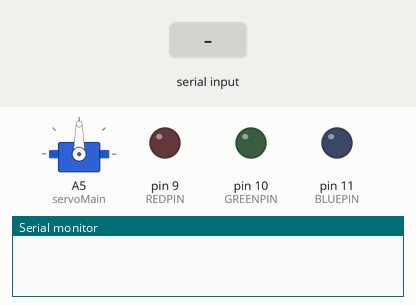
The sketch below on a simulated Arduino Uno, built with avr-gcc and run on an emulated ATmega328P. Shown: servo, output pins drawn as LEDs (lit = HIGH), the last lines printed to the serial monitor. The inputs (shaded band) are chosen by the test bench.

Above: at 1.2 s.
1.3 s: "0" received over Serial
3.8 s: "1" received over Serial
At 6.1 s:
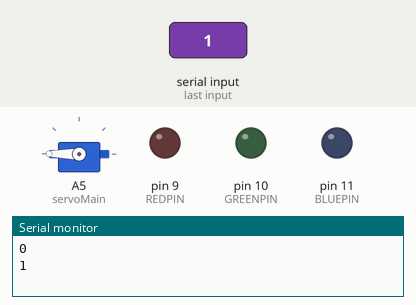
6.4 s: "2" received over Serial
At 7.2 s:
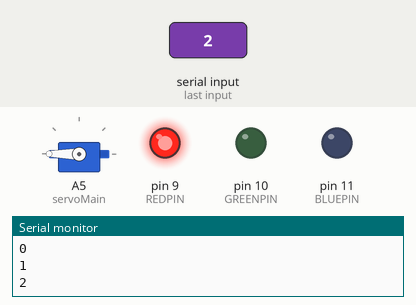
7.9 s: "3" received over Serial
At 8.3 s:
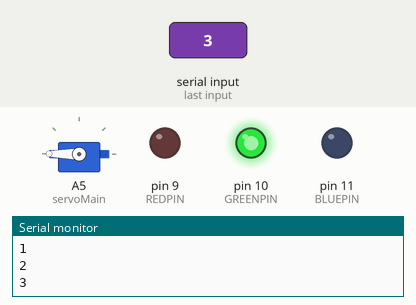
9.4 s: "5" received over Serial
At 9.95 s:
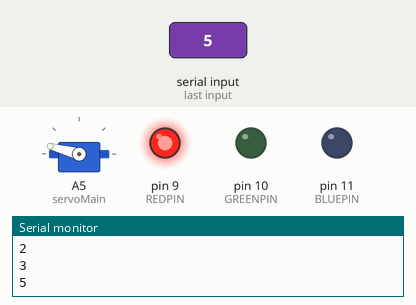
15.4 s: "4" received over Serial
At 15.67 s:
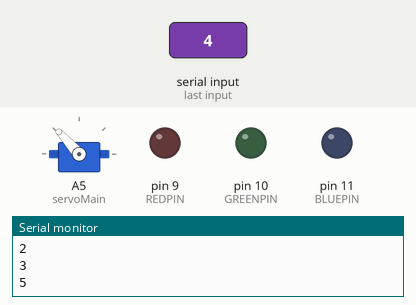
Timing chart, 0 to 18.8 s (numbered marks = the images above; inputs shaded):
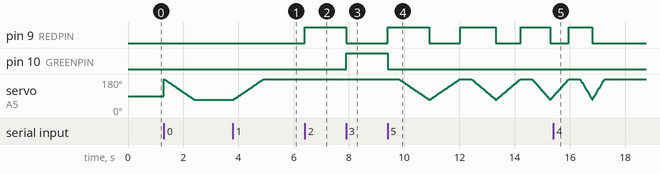

The sketch:

basicServo.ino
```cpp
/*
  Arduino Sketch to control servo using the motor sheild
  Author: Rushabh Mehta
*/
#include <Servo.h>
Servo servoMain;

#define REDPIN 9
#define GREENPIN 10
#define BLUEPIN 11
#define FADESPEED 5 // make this higher to slow down

void setup(){
   pinMode(REDPIN, OUTPUT);
    pinMode(GREENPIN, OUTPUT);
    pinMode(BLUEPIN, OUTPUT);
   servoMain.attach(A5);
   Serial.begin(9600);
}

void loop() {

  if (Serial.available()) {
    char ch = Serial.read();
    Serial.println(ch);
    if(ch == '0') {
      for(int i = 179; i >= 70; i--) {
        servoMain.write(i);
        delay(10);
      }
      // Turn Servo Left to 45 degrees
    } else if(ch == '1') {
      for(int i = 70; i <= 180; i++) {
        servoMain.write(i);
        delay(10);
      }
    } else if(ch == '2') {
      analogWrite(REDPIN, 255);
      analogWrite(GREENPIN, 0);
      analogWrite(BLUEPIN, 0);
    } else if(ch == '3') {
      analogWrite(REDPIN, 0);
      analogWrite(GREENPIN, 255);
      analogWrite(BLUEPIN, 0);
    } else if(ch == '4') {
      analogWrite(REDPIN, 0);
      analogWrite(GREENPIN, 0);
      analogWrite(BLUEPIN, 0);
    } else if(ch == '5') {
      for(int j = 3; j >= 0; j--) {
        analogWrite(REDPIN, 255);
        analogWrite(GREENPIN, 0);
        analogWrite(BLUEPIN, 0);
        delay(400);
        for(int i = 179; i >= 70; i--) {
          servoMain.write(i);
          delay(10 - (6 - j*2));
        }
        analogWrite(REDPIN, 0);
        analogWrite(GREENPIN, 0);
        analogWrite(BLUEPIN, 0);
        for(int i = 70; i <= 180; i++) {
          servoMain.write(i);
          delay(10 - (6 - j*2));
        }
        analogWrite(REDPIN, 0);
        analogWrite(GREENPIN, 255);
        analogWrite(BLUEPIN, 0);
      }
    }
  }

}
```

Measured:
- after the input at 3.8 s, servo on A5 (servoMain): moves from 70° to 180° over 1.1 s, starting at once
- after the input at 6.4 s, pin 9 (REDPIN): LOW → HIGH at once
- after the input at 7.9 s, pin 9 (REDPIN): HIGH → LOW at once; pin 10 (GREENPIN): LOW → HIGH at once
- after the input at 15.4 s, pin 10 (GREENPIN): stays LOW (without the input it goes to HIGH after 1.9 s)
